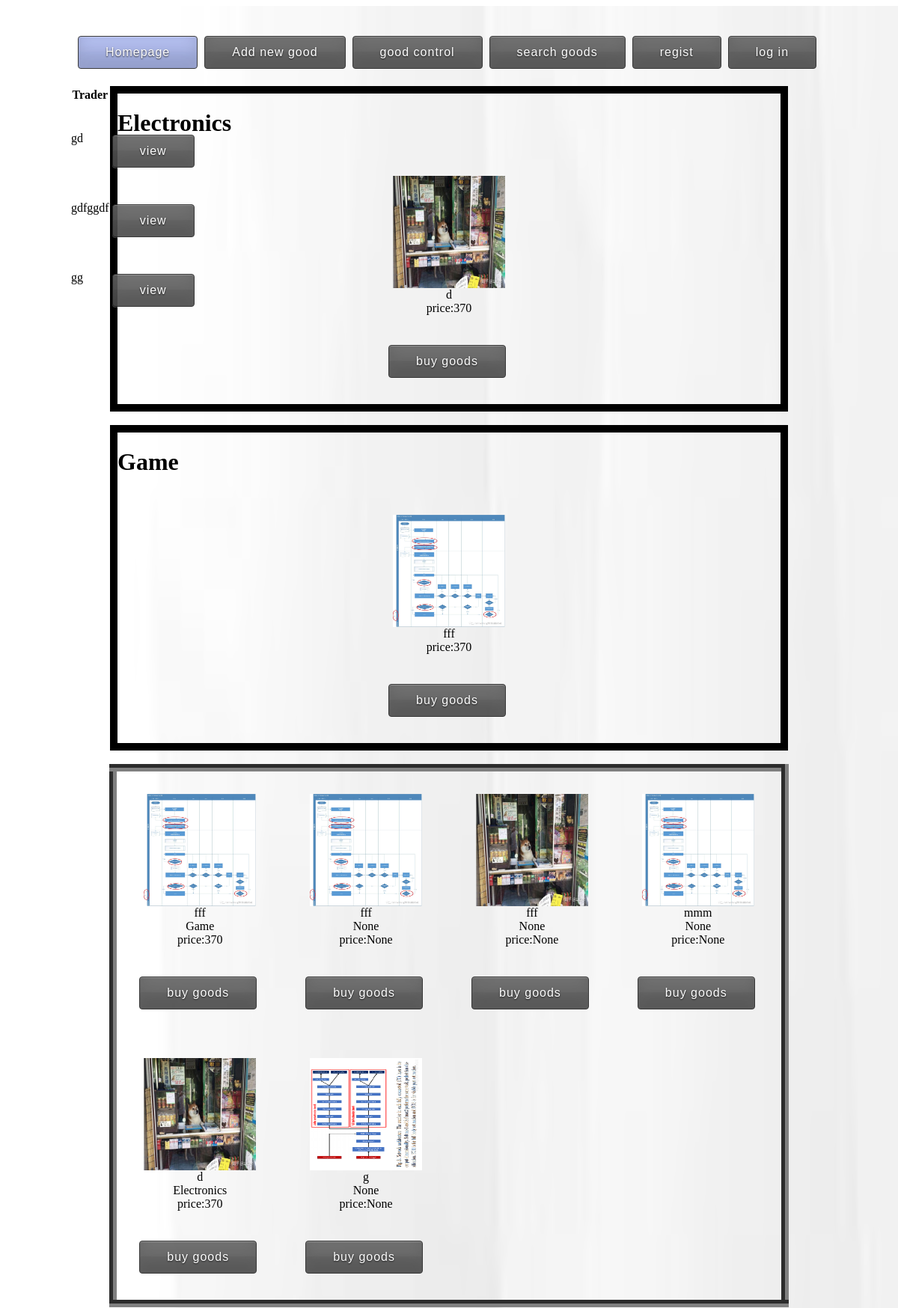
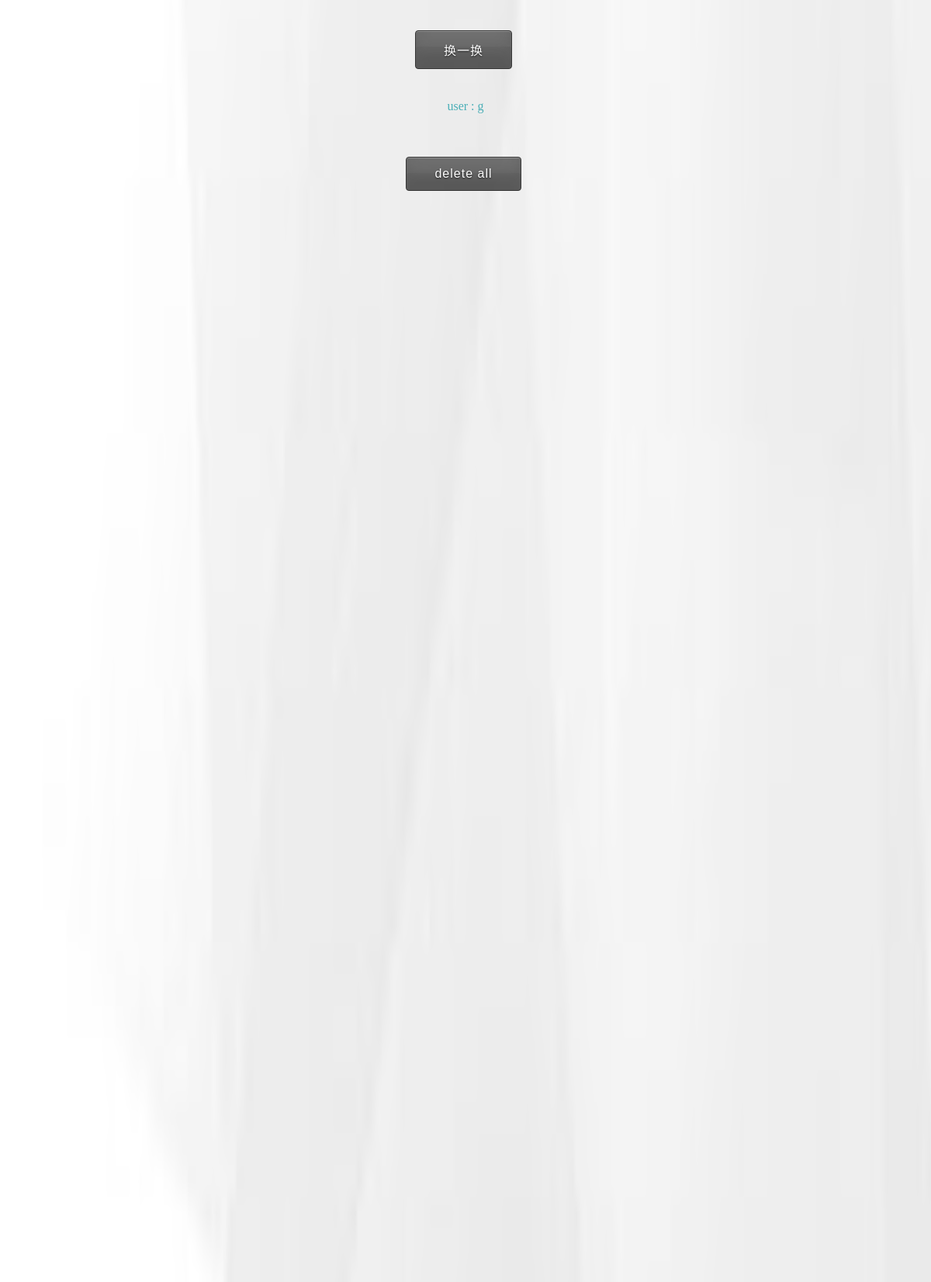
Screenshot of /main (signed in, upper part) with the database file from the repository (2 pictures, top to bottom).
### app/unit test/app/models.py (models this page shows)
class User(db.Model):
    __tablename__ = 'user'
    id = db.Column(db.Integer, primary_key= True,autoincrement = True)
    name = db.Column(db.String(500), index=True,unique=True)
    gender = db.Column(db.String(20))
    email = db.Column(db.String(500), index=True,unique=True )
    password = db.Column(db.String(20))
    trader = db.Column(db.Boolean, default=False)
    good = db.relationship('goods', backref='User', lazy='dynamic')

class goods(db.Model):
    id = db.Column(db.Integer, primary_key=True,autoincrement = True)
    name= db.Column(db.String(500), index=True)
    url=db.Column(db.String(500), index=True)
    saled = db.Column(db.Boolean, default=False, index=False)
    description=db.Column(db.String(500))
    User_id = db.Column(db.Integer, db.ForeignKey('user.id'))
    price=db.Column(db.Integer, default=1000)
    classify=db.Column(db.String(30))

### app/unit test/app/views.py (the view)
@app.route('/main')
def main():
    if not (models.User.query.all() and session.get('user')):
        return redirect(url_for('regist'))
    if len(models.User.query.filter_by(trader=True).all())!=0:
        num=len(models.goods.query.filter(models.goods.User_id!=session.get('id'),models.goods.saled==False).group_by('name','User_id','description','url').all())
        rang=num
        if num>12:
            rang=12
        rs=random.sample(range(0,num),rang)
        randoms=[models.goods.query.filter(models.goods.User_id!=session.get('id'),models.goods.saled==False).group_by('name','User_id','description','url')[x] for x in rs]
        i=0
        total=[]
        while i<5:
            if i==0:
                cc='Electronics'
            if i==1:
                cc='Book'
            if i==2:
                cc='Game'
            if i==3:
                cc='Handmade'
            if i==4:
                cc='Sport'
            num1=len(models.goods.query.filter(models.goods.User_id!=session.get('id'),models.goods.classify==cc,models.goods.saled==False).group_by('name','User_id','description','url').all())
            rang1=num1
            if num1>4:
                rang1=4
            rs1=random.sample(range(0,num1),rang1)
            if i==0:
                randoms0=[models.goods.query.filter(models.goods.User_id!=session.get('id'),models.goods.saled==False,models.goods.classify==cc).group_by('name','User_id','description','url')[x] for x in rs1]
                if(len(randoms0)>0):
                    total.append(randoms0)
            if i==1:
                randoms1=[models.goods.query.filter(models.goods.User_id!=session.get('id'),models.goods.saled==False,models.goods.classify==cc).group_by('name','User_id','description','url')[x] for x in rs1]
                if(len(randoms1)>0):
                    total.append(randoms1)
            if i==2:
                randoms2=[models.goods.query.filter(models.goods.User_id!=session.get('id'),models.goods.saled==False,models.goods.classify==cc).group_by('name','User_id','description','url')[x] for x in rs1]
                if(len(randoms2)>0):
                    total.append(randoms2)
            if i==3:
                randoms3=[models.goods.query.filter(models.goods.User_id!=session.get('id'),models.goods.saled==False,models.goods.classify==cc).group_by('name','User_id','description','url')[x] for x in rs1]
                if(len(randoms3)>0):
                    total.append(randoms3)
            if i==4:
                randoms4=[models.goods.query.filter(models.goods.User_id!=session.get('id'),models.goods.saled==False,models.goods.classify==cc).group_by('name','User_id','description','url')[x] for x in rs1]
                if(len(randoms4)>0):
                    total.append(randoms4)
            i+=1
        return render_template('main.html', Users =models.User.query.filter(models.User.trader==True,models.User.name!=session.get('user')).all()
                               ,id=session.get('user'),trader=session.get('trader'),randoms=randoms,i=0,total=total)
    return render_template('main.html', message = 'Your todo-list is empty now, please create a task',id=session.get('user'),trader=session.get('trader') )

### app/unit test/app/templates/main.html (shortened to what this page needs)
<html>
<head>
    <link rel="stylesheet" href="/static/css/main.css">
</head>
<body>
  <div id='picid'>
      	<img src="{{ url_for('static', filename='image/page.jpg') }}" width="100%" height="100%" />
  </div>
<button style='background-color:rgba(111, 133, 221, 0.65);'>Homepage</button>
{%if trader%}
<a  href="\create" style='color:rgb(195, 70, 30); text-decoration: none;'>
<button >Add new good</button>
</a>
{%endif%}
{%if trader%}
<a  href="\goodcontrol" style='color:rgb(195, 70, 30); text-decoration: none;'>
<button >good control</button>
</a>
{%endif%}
<a  href="\search" style='color:rgb(195, 70, 30); text-decoration: none;'>
<button >search goods</button>
</a>
<a  href="\" style='color:rgb(195, 70, 30); text-decoration: none;'>
<button >regist</button>
</a>
<a  href="\login" style='color:rgb(195, 70, 30); text-decoration: none;'>
<button >log in</button>
</a>
<br><br>
<div id=d1 style='position:absolute;margin-left:7%;width:10%'>
<table >
   <thead>
      <tr>
        <th>Trader</th>
      </tr>
   </thead>
   <tbody>
      {% for p in Users %}
         <tr>
            <td>
              {{ p.name }}
              </td>
              <td>
              <a  href=\good\{{p.id}} style='color:rgb(195, 70, 30); text-decoration: none;'>
              <button  id={{p.id}}>{{'view'}}</button>
            </a>
            </td>
         </tr>
      {% endfor %}
   </tbody>
</table>
</div>
{% for p in total %}
<div style='border:10px solid #000;width:886px ;margin:auto'>
<h1 style='text-align:left'>{{p[0].classify}}</h1>
<table cellspacing='30' style='text-align:center' rules='none' cellpadding="30">
<tr>
  {% for q in p %}
  <td>
  <img src={{ url_for('static', filename= q.url ) }} width="150px" height="150px" />
  <br>
  {{ q.name}}
  <br>
  price:{{ q.price }}
  <br>
  <a href=/buygood/{{q.id}}><button  id={{q.id}}>{{'buy goods'}}</button>
  </a>
  </td>
  {% endfor %}
</tr>
  </table>
</div>
{% endfor %}
<div style='width:100%'>
<table cellspacing='50' border="10" style='text-align:center' rules='none' cellpadding="30" >
<tr>
  {% for p in randoms %}
  {%if randoms.index(p)%4==0 and randoms.index(p)!=0%}
  </tr><tr>
  {% endif %}
  <td>
  <img src={{ url_for('static', filename= p.url ) }} width="150px" height="150px" />
  <br>
  {{ p.name}}
  <br>
  {{ p.classify}}
  <br>
  price:{{ p.price }}
  <br>
  <a href=/buygood/{{p.id}}><button  id={{p.id}}>{{'buy goods'}}</button>
  </a>
  </td>
  {% endfor %}
</tr>
  </table>
</div>
<a  href="\main" style='color:rgb(195, 70, 30); text-decoration: none;'>
<button >换一换</button>
</a>
<br><br>
{% if id %}
<p style='color:rgba(30, 157, 168, 0.78)'>{{'user : '+id }}<P>
{% endif %}
<a  href="\delete" style='color:rgb(195, 70, 30); text-decoration: none;'>
<button >delete all</button>
</a>
</body>
</html>

### app/unit test/app/static/css/main.css (style rules this page uses)
body { text-align: center; }
button { min-height: 1.5em; display: inline-block; padding: 12px 36px; margin: 40px 5px 5px 0px; cursor: pointer; opacity: 0.9; color: #FFF; font-size: 1em; letter-spacing: 1px; text-shadow: rgba(0,0,0,0.9) 0px 1px 2px; background: #434343; border: 1px solid #242424; -webkit-border-radius: 4px; -khtml-border-radius: 4px; -moz-border-radius: 4px; -o-border-radius: 4px; border-radius: 4px; -webkit-box-shadow: rgba(255,255,255,0.25) 0px 1px 0px, inset rgba(255,255,255,0.25) 0px 1px 0px, inset rgba(0,0,0,0.25) 0px 0px 0px, inset rgba(255,255,255,0.03) 0px 20px 0px, inset rgba(0,0,0,0.15) 0px -20px 20px, inset rgba(255,255,255,0.05) 0px 20px 20px; -khtml-box-shadow: rgba(255,255,255,0.25) 0px 1px 0px, inset rgba(255,255,255,0.25) 0px 1px 0px, inset rgba(0,0,0,0.25) 0px 0px 0px, inset rgba(255,255,255,0.03) 0px 20px 0px, inset rgba(0,0,0,0.15) 0px -20px 20px, inset rgba(255,255,255,0.05) 0px 20px 20px; -moz-box-shadow: rgba(255,255,255,0.25) 0px 1px 0px, inset rgba(255,255,255,0.25) 0px 1px 0px, inset rgba(0,0,0,0.25) 0px 0px 0px, inset rgba(255,255,255,0.03) 0px 20px 0px, inset rgba(0,0,0,0.15) 0px -20px 20px, inset rgba(255,255,255,0.05) 0px 20px 20px; -o-box-shadow: rgba(255,255,255,0.25) 0px 1px 0px, inset rgba(255,255,255,0.25) 0px 1px 0px, inset rgba(0,0,0,0.25) 0px 0px 0px, inset rgba(255,255,255,0.03) 0px 20px 0px, inset rgba(0,0,0,0.15) 0px -20px 20px, inset rgba(255,255,255,0.05) 0px 20px 20px; box-shadow: rgba(255,255,255,0.25) 0px 1px 0px, inset rgba(255,255,255,0.25) 0px 1px 0px, inset rgba(0,0,0,0.25) 0px 0px 0px, inset rgba(255,255,255,0.03) 0px 20px 0px, inset rgba(0,0,0,0.15) 0px -20px 20px, inset rgba(255,255,255,0.05) 0px 20px 20px; -webkit-transition: all 0.1s linear; -khtml-transition: all 0.1s linear; -moz-transition: all 0.1s linear; -o-transition: all 0.1s linear; transition: all 0.1s linear; }
button { background: #555; }
table { color:black; margin: auto; }
#picid { position:absolute; z-index:-1; width:100%; height:300%; }
#d1 { text-align: center; }

### rows the page displays
User: name "gd", value "view"
User: name "gdfggdf", value "view"
User: name "gg", value "view"
goods: classify "Electronics", url (picture), name "d", price "370", value "buy goods"
goods: classify "Game", url (picture), name "fff", price "370", value "buy goods"
goods: url (picture), name "fff", classify "None", price "None", value "buy goods"
goods: url (picture), name "fff", classify "None", price "None", value "buy goods"
goods: url (picture), name "mmm", classify "None", price "None", value "buy goods"
goods: url (picture), name "g", classify "None", price "None", value "buy goods"

### other values shown
{{ 'user : '+id }} "user : g"
